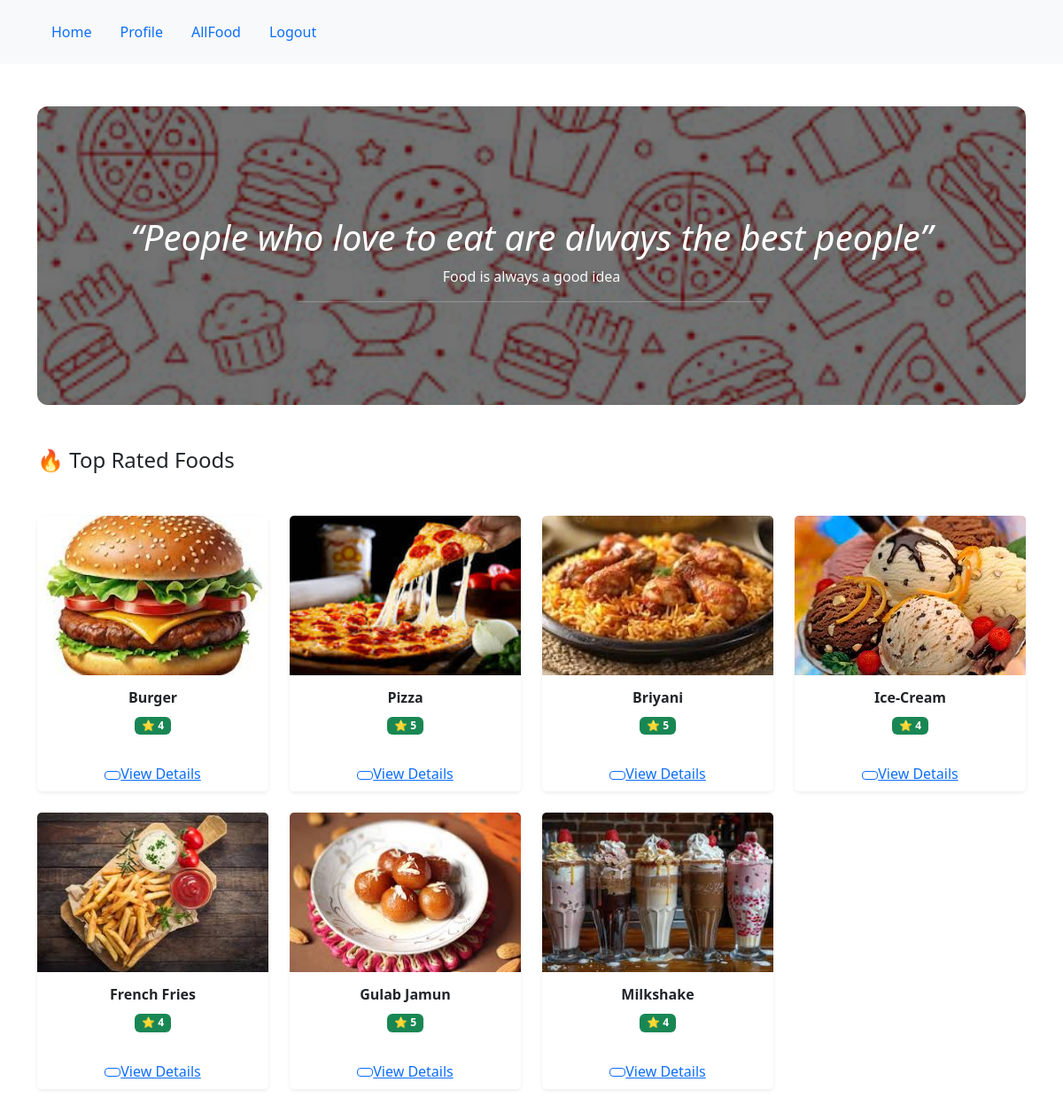
/home (signed in), run on the app's committed database.
### foodsapp/models.py (models this page shows, shortened)
class FoodItems(models.Model):
    Catageries = [
        ("PIZZA","Pizza"),
        ("BURGER","Burger"),
        ("FRENCH FRIES","French Fries"),
        ("DESSARTS","Dessarts"),
        ("BREVERAGES","Breverages"),
        ("BRIYANI","Briyani")
    ]
    name = models.CharField(max_length=100)
    price = models.IntegerField()
    rating = models.IntegerField()
    foodimg = models.ImageField(upload_to = "foodimg/",blank=True,null = True)
    description = models.TextField()
    catogery = models.CharField(max_length=100,choices=Catageries)

### learningapp/views.py (the view)
# urls.py: 2. Add a URL to urlpatterns:  path('', views.home, name='home')
@login_required(login_url='login')
def home(request):
    allfood = FoodItems.objects.all()
    return render(request,'home.html', {'allfood': allfood})

### templates/home.html (shortened to what this page needs)
{% extends 'base.html' %}
{% load static %}
{% block content %}
<div class="container my-5">
    <div class="hero-section text-center mb-5">
        <h1 class="fst-italic text-white">
            “People who love to eat are always the best people”
        </h1>
        <p class="text-light">Food is always a good idea</p>
        <hr class="w-50 mx-auto text-white">
    </div>
    <h4 class="mb-4">🔥 Top Rated Foods</h4> <br>
    <div class="row g-4">
        {% for i in allfood %}
            {% if i.rating >= 4 %}
                <div class="col-lg-3 col-md-4 col-sm-6">
                    <div class="card h-100 shadow-sm border-0">
                        {% if i.foodimg %}
                            <img src="{{ i.foodimg.url }}"
                                 class="card-img-top"
                                 style="height:180px; object-fit:cover;"
                                 alt="{{ i.name }}">
                        {% else %}
                            <img src="{% static 'images/defaultimg.png' %}"
                                 class="card-img-top"
                                 style="height:180px; object-fit:cover;"
                                 alt="No image">
                        {% endif %}
                        <div class="card-body text-center">
                            <h6 class="card-title fw-bold">{{ i.name }}</h6>
                            <span class="badge bg-success mb-2">
                                ⭐ {{ i.rating }}
                            </span>
                        </div>
                        <div class="card-footer bg-white border-0 text-center">
                            <a href="#" class="btn btn-sm btn-outline-primary">
                               <a href="{{i.id}}">View Details</a>
                            </a>
                        </div>
                    </div>
                </div>
            {% endif %}
        {% endfor %}
    </div>
</div>
{% endblock %}

### data on the page
FoodItems: foodimg (picture), name "Burger", rating "4"
FoodItems: foodimg (picture), name "Pizza", rating "5"
FoodItems: foodimg (picture), name "Briyani", rating "5"
FoodItems: foodimg (picture), name "Ice-Cream", rating "4"
FoodItems: foodimg (picture), name "French Fries", rating "4"
FoodItems: foodimg (picture), name "Gulab Jamun", rating "5"
FoodItems: foodimg (picture), name "Milkshake", rating "4"
